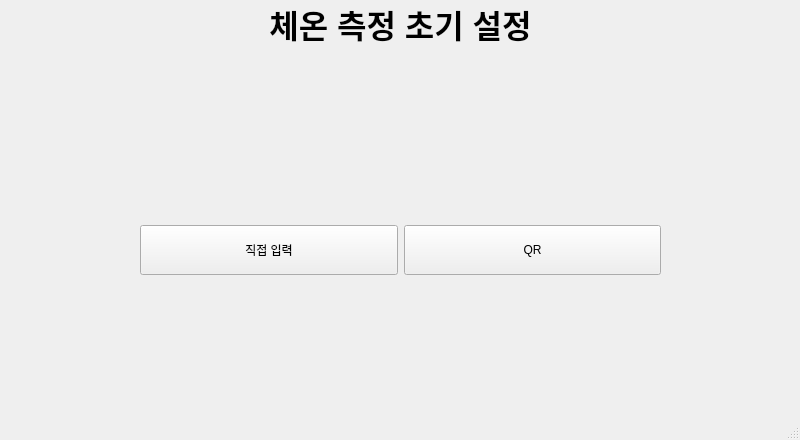
<?xml version="1.0" encoding="UTF-8"?>
<ui version="4.0">
 <class>MainWindow</class>
 <widget class="QMainWindow" name="MainWindow">
  <property name="geometry">
   <rect>
    <x>0</x>
    <y>0</y>
    <width>800</width>
    <height>440</height>
   </rect>
  </property>
  <property name="minimumSize">
   <size>
    <width>800</width>
    <height>440</height>
   </size>
  </property>
  <property name="maximumSize">
   <size>
    <width>800</width>
    <height>440</height>
   </size>
  </property>
  <property name="windowTitle">
   <string>MainWindow</string>
  </property>
  <widget class="QWidget" name="centralwidget">
   <widget class="QLabel" name="label">
    <property name="geometry">
     <rect>
      <x>1</x>
      <y>0</y>
      <width>799</width>
      <height>50</height>
     </rect>
    </property>
    <property name="maximumSize">
     <size>
      <width>800</width>
      <height>50</height>
     </size>
    </property>
    <property name="text">
     <string>&lt;html&gt;&lt;head/&gt;&lt;body&gt;&lt;p align=&quot;center&quot;&gt;&lt;span style=&quot; font-size:24pt; font-weight:600;&quot;&gt;체온 측정 초기 설정&lt;/span&gt;&lt;/p&gt;&lt;/body&gt;&lt;/html&gt;</string>
    </property>
   </widget>
   <widget class="QWidget" name="">
    <property name="geometry">
     <rect>
      <x>140</x>
      <y>190</y>
      <width>521</width>
      <height>121</height>
     </rect>
    </property>
    <layout class="QGridLayout" name="gridLayout" rowstretch="0">
     <property name="verticalSpacing">
      <number>10</number>
     </property>
     <item row="0" column="0">
      <widget class="QPushButton" name="start_btn">
       <property name="minimumSize">
        <size>
         <width>60</width>
         <height>50</height>
        </size>
       </property>
       <property name="text">
        <string>직접 입력</string>
       </property>
      </widget>
     </item>
     <item row="0" column="1">
      <widget class="QPushButton" name="start_qr_btn">
       <property name="minimumSize">
        <size>
         <width>60</width>
         <height>50</height>
        </size>
       </property>
       <property name="text">
        <string>QR</string>
       </property>
      </widget>
     </item>
    </layout>
   </widget>
  </widget>
  <widget class="QStatusBar" name="statusbar"/>
 </widget>
 <resources/>
 <connections/>
</ui>
